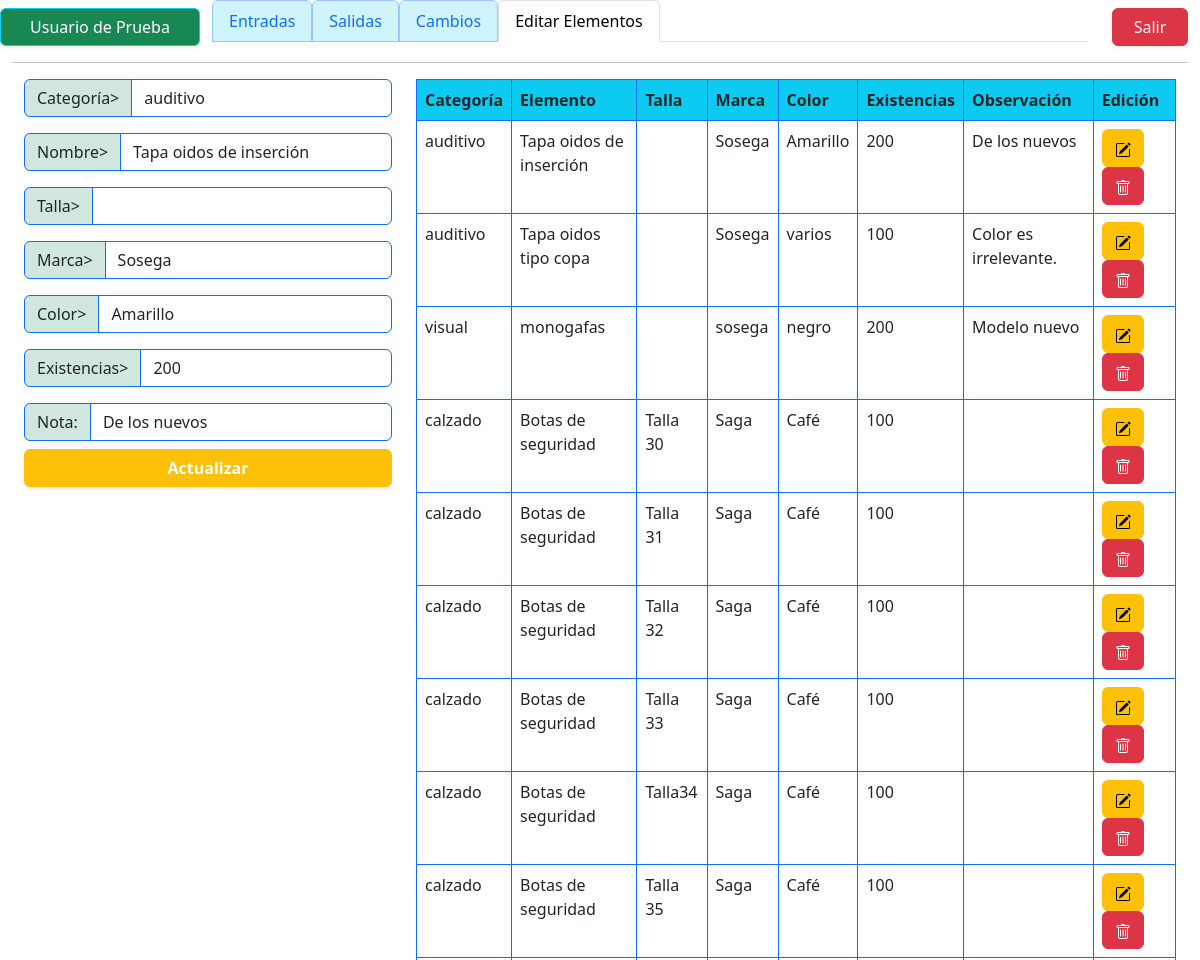
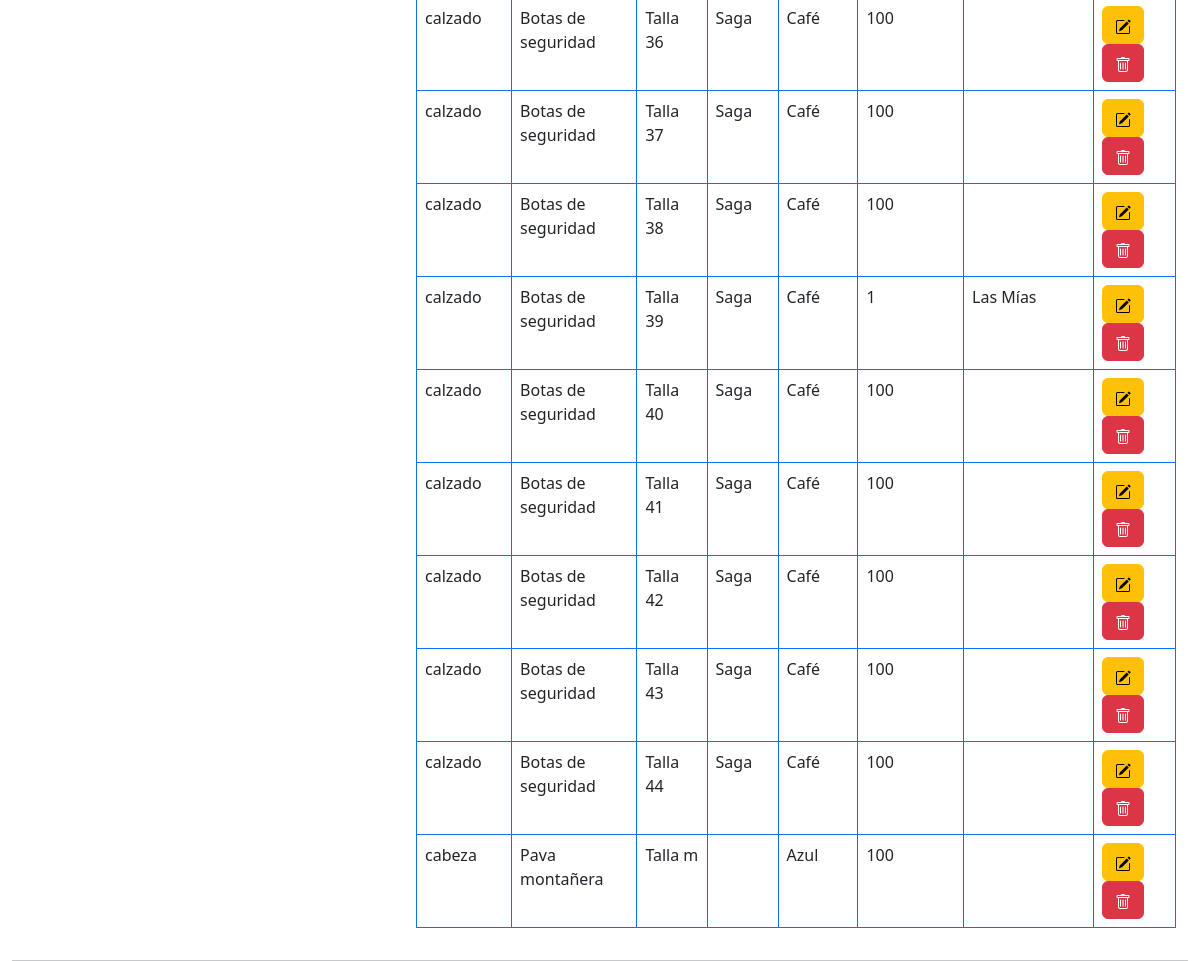
The app's page /views/modificarElementos.php?id=1 (signed in), older data (2 pictures, top to bottom).
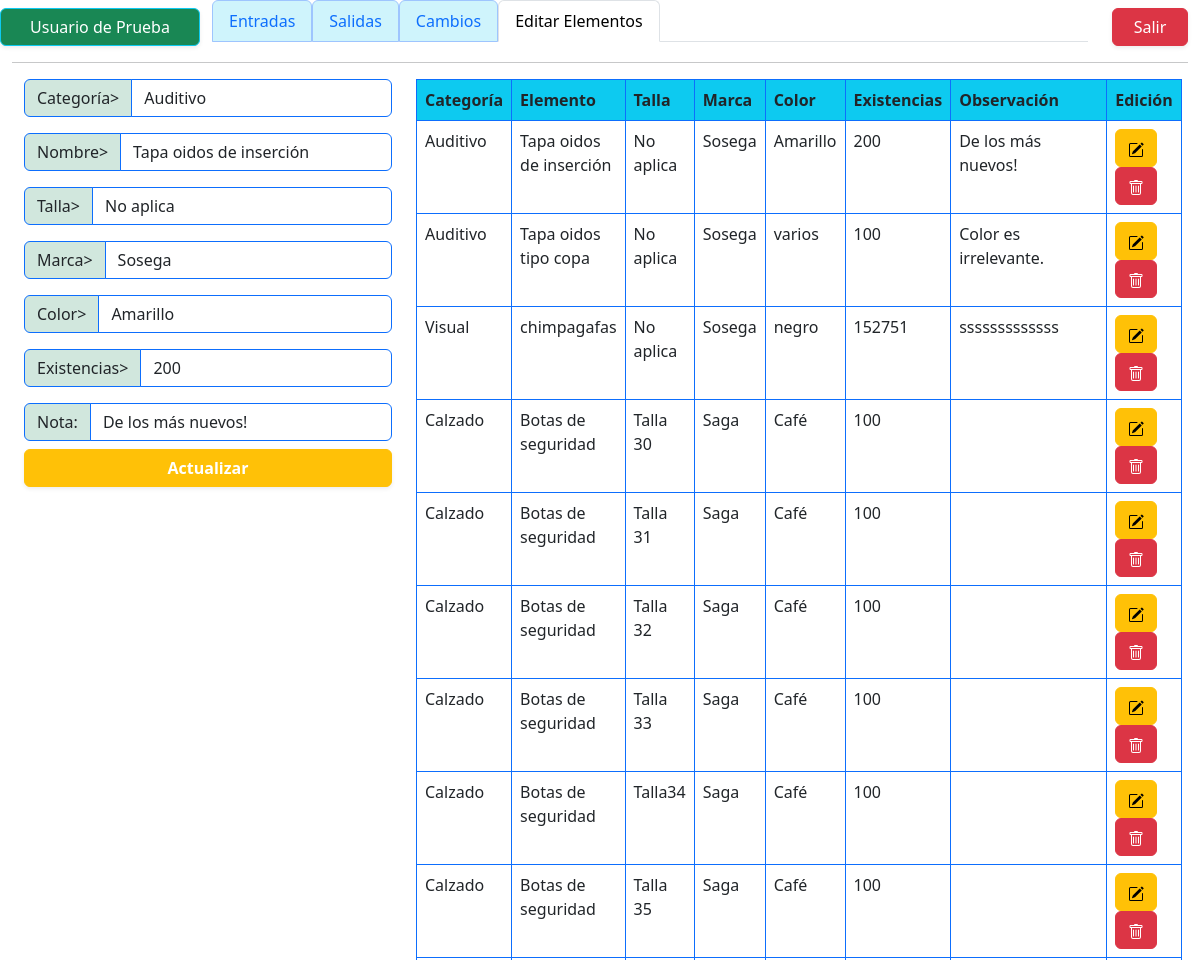
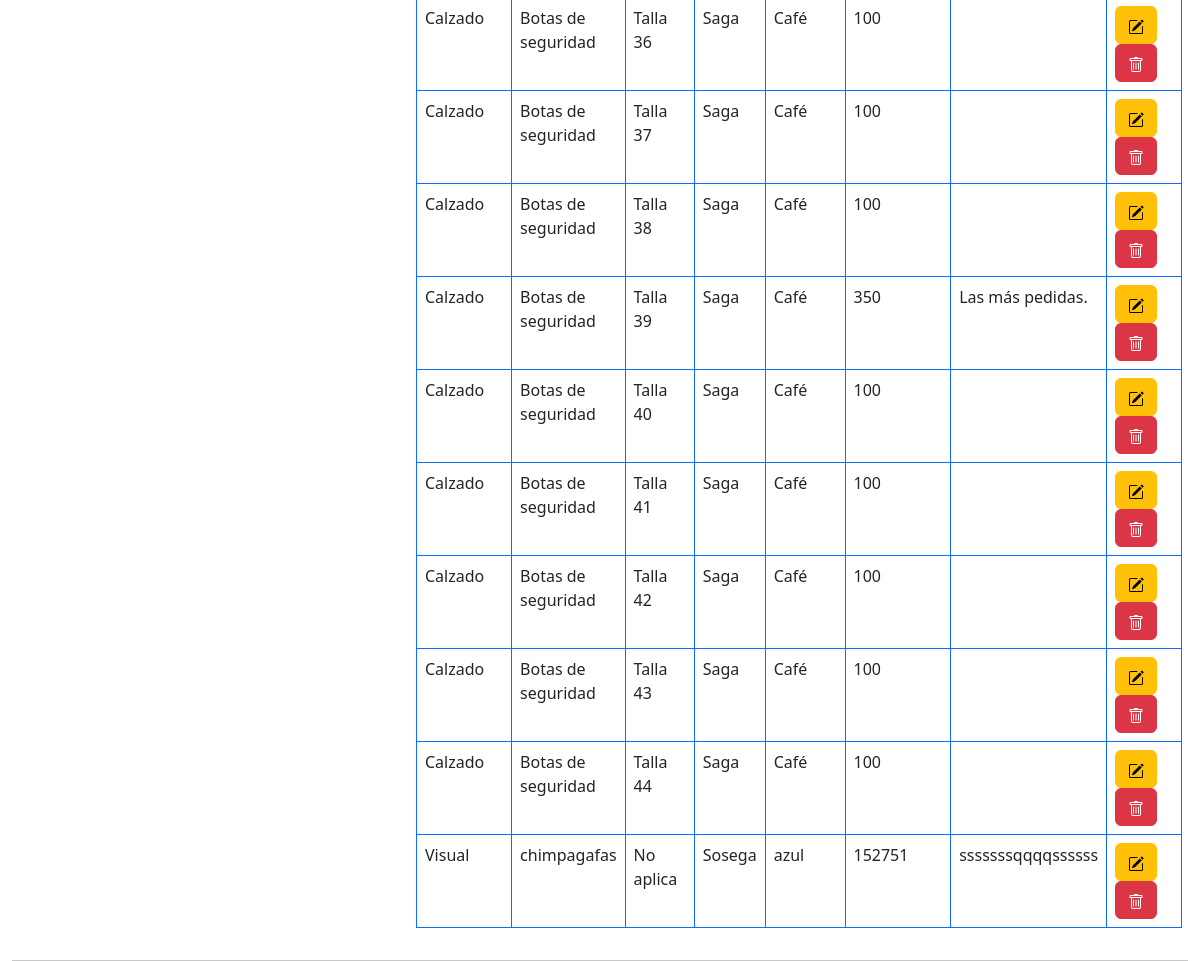
The same page, newer data (2 pictures, top to bottom).
### tables this page shows
CREATE TABLE `elementos` (
  `idElemento` int(11) NOT NULL,
  `fkCategoria` int(11) NOT NULL,
  `fkTalla` int(10) NOT NULL,
  `elemento` varchar(50) NOT NULL,
  `marca` varchar(50) NOT NULL,
  `color` varchar(10) NOT NULL,
  `existencias` int(10) NOT NULL,
  `observacion` varchar(500) NOT NULL
);

CREATE TABLE `categorias` (
  `idCategoria` int(11) NOT NULL,
  `nombreCat` varchar(15) NOT NULL
);

CREATE TABLE `tallas` (
  `idTalla` int(11) NOT NULL,
  `tallas` varchar(10) NOT NULL
);

### views/modificarElementos.php (the view, shortened to what this page needs)
<?php
	include ("../controllers/dbConection.php");
	$id= $_GET['id'];
	$sql= $conexion->query("SELECT * FROM elementos as e, categorias as c, tallas as t where e.fkCategoria=c.idCategoria AND e.fkTalla=t.idTalla AND idElemento= '$id'");
?>
<!DOCTYPE html>
<html lang="es">
<head>
  <link rel="stylesheet" href="../csss/bootstrap/css/bootstrap.min.css">
</head>
<body class="vh-100">
  <div class="container-fluid">
    <div class="row">
      <div class="col-2 btn border-info bg-success text-white mt-2 shadow-sm ">
        <?php
          echo $_SESSION["nombre"]
        ?>
      </div>
      <div class="col-9">
		    <ul class="nav nav-tabs">
          <li class="nav-item">
            <a class="nav-link nav-link border-primary-subtle bg-info-subtle" aria-current="page" href="entradas.php">Entradas</a>
          </li>
          <li class="nav-item">
            <a class="nav-link nav-link border-primary-subtle bg-info-subtle" href="salidas.php">Salidas</a>
          </li>
          <li class="nav-item">
            <a class="nav-link nav-link border-primary-subtle bg-info-subtle" href="cambios.php">Cambios</a>
          </li>
          <li class="nav-item">
            <p class="nav-link active">Editar Elementos</p>
          </li>
        </ul>
    	</div>
      <div class="col-1">
        <button class="btn btn-danger w-100 mt-2 shadow-sm "><a class="text-decoration-none text-white"
          href="../controllers/logout.php">Salir</a>
        </button>
      </div>
    </div>
    <hr>
  <div class="container-fluid">
	<div class="row">
    <div class="col-4">
      <form action="" method="post">
        <?php
        while($elmData= $sql->fetch_object()) { ?>
          <div class="input-group mb-3">
			      <span class="input-group-text bg-success-subtle border-primary" id="">Categoría></span>
			      <input select class="inputCat pe-5 form-control border-primary" id="inputCat" name="inputCat" value="<?= $elmData->nombreCat?>">
		      </div>
          <div class="input-group mb-3">
			      <span class="input-group-text bg-success-subtle border-primary" id="">Nombre></span>
			      <input select class="inputName pe-5 form-control border-primary" id="inputName" name="inputName" value="<?= $elmData->elemento?>">
		      </div>
          <div class="input-group mb-3">
			      <span class="input-group-text bg-success-subtle border-primary">Talla></span>
			      <input type="text" class="inputTalla form-control border-primary " id="inputTalla" name="inputTalla" value="<?= $elmData->tallas?>">
		      </div>
		      <div class="input-group mb-3">
			      <span class="input-group-text bg-success-subtle border-primary">Marca></span>
			      <input type="text" class="inputMarca form-control border-primary" id="inputMarca" name="inputMarca" value="<?= $elmData->marca?>">
		      </div>
          <div class="input-group mb-3">
			      <span class="input-group-text bg-success-subtle border-primary" id="">Color></span>
			      <input select class="inputColor pe-5 form-control border-primary" id="inputColor" name="inputColor" value="<?= $elmData->color?>">
		      </div>
          <div class="input-group mb-3">
			      <span class="input-group-text bg-success-subtle border-primary" id="">Existencias></span>
			      <input select class="inputExists pe-5 form-control border-primary" id="inputExists" name="inputExists" value="<?= $elmData->existencias?>">
		      </div>
		      <div class="input-group">
			      <span class="input-group-text bg-success-subtle border-primary">Nota:</span>
			      <input class="inputNota form-control form-control border-primary" id="inputNota" name="inputNota" value="<?= $elmData->observacion?>">
		      </div>
		      <div>
		        <input class="btn btn-warning text-white w-100 mt-2 fw-semibold shadow-sm mb-1"
		        name="btnUpd" type="submit" value="Actualizar">
          </div>
    <?php }
    ?>
  </form>
  </div>
	<div class="col-8">
		<table class="table table-bordered border-primary">
			<thead class="bg-info">
				<tr>
					<th scope="col">Categoría</th>
					<th scope="col">Elemento</th>
					<th scope="col">Talla</th>
					<th scope="col">Marca</th>
					<th scope="col">Color</th>
					<th scope="col">Existencias</th>
					<th scope="col">Observación</th>
					<th scope="col">Edición</th>
				</tr>
			</thead>
<tbody>
	<?php
		$sqlElm= $conexion->query("SELECT * FROM elementos as e, categorias as c, tallas as t where e.fkCategoria=c.idCategoria AND e.fkTalla=t.idTalla");
		while($tableData= $sqlElm->fetch_object()) {
			?>
			<tr>
				<td><?= $tableData->nombreCat?></td>
				<td><?= $tableData->elemento?></td>
				<td><?= $tableData->tallas?></td>
				<td><?= $tableData->marca?></td>
				<td><?= $tableData->color?></td>
				<td><?= $tableData->existencias?></td>
				<td><?= $tableData->observacion?></td>
				<td>
				<a class="btn btn-small btn-warning" name="btnEdit" href="modificarElementos.php?id=<?= $tableData->idElemento?>">
				</a>
				<a class="btn btn-small btn-danger" name="btnDelete" href="">
				</a>
				</td>
			</tr>
						<?php } ?>
					</tbody>
				</table>
			</div>
		</div>
	</div>
      </div>
</body>
</html>

Row changes from the older to the newer data that the page shows:
removed elementos: fkCategoria.nombreCat "cabeza", elemento "Pava montañera", fkTalla.tallas "Talla m", color "Azul", existencias "100"
changed elementos "Tapa oidos de inserción": inputCat "auditivo" → "Auditivo"; inputTalla (not shown) → "No aplica"; inputNota "De los nuevos" → "De los más nuevos!"; fkCategoria.nombreCat "auditivo" → "Auditivo"; fkTalla.tallas (not shown) → "No aplica"; observacion "De los nuevos" → "De los más nuevos!"
changed through a linked row, elementos "Tapa oidos tipo copa": fkCategoria.nombreCat "auditivo" → "Auditivo"; fkTalla.tallas (not shown) → "No aplica"
changed elementos "negro": fkCategoria.nombreCat "visual" → "Visual"; elemento "monogafas" → "chimpagafas"; fkTalla.tallas (not shown) → "No aplica"; marca "sosega" → "Sosega"; existencias "200" → "152751"; observacion "Modelo nuevo" → "sssssssssssss"
changed through a linked row, elementos "Talla 30": fkCategoria.nombreCat "calzado" → "Calzado"
changed through a linked row, elementos "Talla 31": fkCategoria.nombreCat "calzado" → "Calzado"
changed through a linked row, elementos "Talla 32": fkCategoria.nombreCat "calzado" → "Calzado"
changed through a linked row, elementos "Talla 33": fkCategoria.nombreCat "calzado" → "Calzado"
changed through a linked row, elementos "Talla34": fkCategoria.nombreCat "calzado" → "Calzado"
changed through a linked row, elementos "Talla 35": fkCategoria.nombreCat "calzado" → "Calzado"
changed through a linked row, elementos "Talla 36": fkCategoria.nombreCat "calzado" → "Calzado"
changed through a linked row, elementos "Talla 37": fkCategoria.nombreCat "calzado" → "Calzado"
changed through a linked row, elementos "Talla 38": fkCategoria.nombreCat "calzado" → "Calzado"
changed elementos "Talla 39": fkCategoria.nombreCat "calzado" → "Calzado"; existencias "1" → "350"; observacion "Las Mías" → "Las más pedidas."
changed through a linked row, elementos "Talla 40": fkCategoria.nombreCat "calzado" → "Calzado"
changed through a linked row, elementos "Talla 41": fkCategoria.nombreCat "calzado" → "Calzado"
changed through a linked row, elementos "Talla 42": fkCategoria.nombreCat "calzado" → "Calzado"
changed through a linked row, elementos "Talla 43": fkCategoria.nombreCat "calzado" → "Calzado"
changed through a linked row, elementos "Talla 44": fkCategoria.nombreCat "calzado" → "Calzado"
added elementos: fkCategoria.nombreCat "Visual", elemento "chimpagafas", fkTalla.tallas "No aplica", marca "Sosega", color "azul", existencias "152751", observacion "sssssssqqqqssssss"
